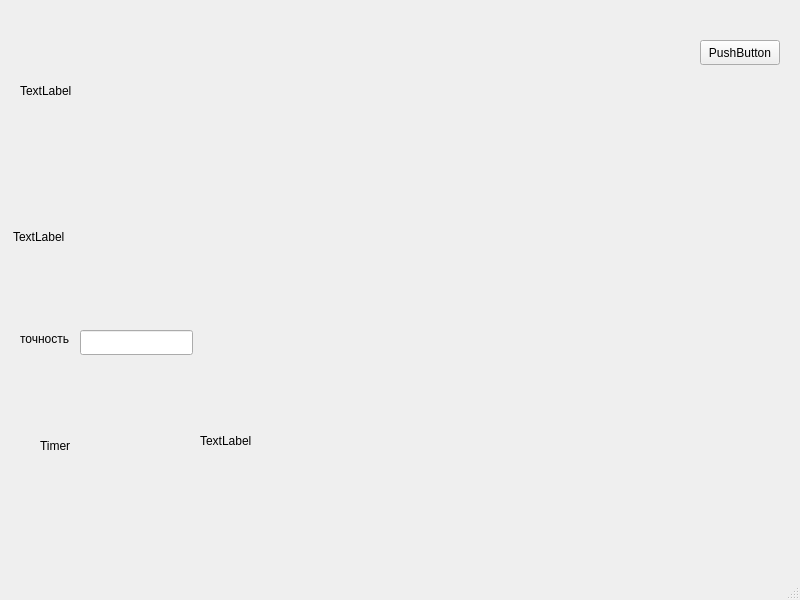
<?xml version="1.0" encoding="UTF-8"?>
<ui version="4.0">
 <class>MainWindow</class>
 <widget class="QMainWindow" name="MainWindow">
  <property name="geometry">
   <rect>
    <x>0</x>
    <y>0</y>
    <width>800</width>
    <height>600</height>
   </rect>
  </property>
  <property name="windowTitle">
   <string>MainWindow</string>
  </property>
  <widget class="QWidget" name="centralwidget">
   <widget class="QPushButton" name="pushButton">
    <property name="geometry">
     <rect>
      <x>700</x>
      <y>40</y>
      <width>80</width>
      <height>25</height>
     </rect>
    </property>
    <property name="focusPolicy">
     <enum>Qt::ClickFocus</enum>
    </property>
    <property name="text">
     <string>PushButton</string>
    </property>
   </widget>
   <widget class="QLabel" name="label">
    <property name="geometry">
     <rect>
      <x>13</x>
      <y>166</y>
      <width>681</width>
      <height>141</height>
     </rect>
    </property>
    <property name="text">
     <string>TextLabel</string>
    </property>
   </widget>
   <widget class="QLabel" name="label_2">
    <property name="geometry">
     <rect>
      <x>20</x>
      <y>330</y>
      <width>54</width>
      <height>17</height>
     </rect>
    </property>
    <property name="text">
     <string>точность</string>
    </property>
   </widget>
   <widget class="QLineEdit" name="correctly">
    <property name="geometry">
     <rect>
      <x>80</x>
      <y>330</y>
      <width>113</width>
      <height>25</height>
     </rect>
    </property>
   </widget>
   <widget class="QLabel" name="time">
    <property name="geometry">
     <rect>
      <x>200</x>
      <y>420</y>
      <width>91</width>
      <height>41</height>
     </rect>
    </property>
    <property name="text">
     <string>TextLabel</string>
    </property>
   </widget>
   <widget class="QLabel" name="text_Language">
    <property name="geometry">
     <rect>
      <x>20</x>
      <y>40</y>
      <width>671</width>
      <height>101</height>
     </rect>
    </property>
    <property name="text">
     <string>TextLabel</string>
    </property>
   </widget>
   <widget class="QLabel" name="Qtimer">
    <property name="geometry">
     <rect>
      <x>40</x>
      <y>420</y>
      <width>141</width>
      <height>51</height>
     </rect>
    </property>
    <property name="text">
     <string>Timer</string>
    </property>
   </widget>
  </widget>
  <widget class="QMenuBar" name="menubar">
   <property name="geometry">
    <rect>
     <x>0</x>
     <y>0</y>
     <width>800</width>
     <height>22</height>
    </rect>
   </property>
  </widget>
  <widget class="QStatusBar" name="statusbar"/>
 </widget>
 <resources/>
 <connections/>
</ui>
